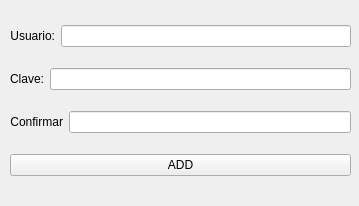
<?xml version="1.0" encoding="UTF-8"?>
<ui version="4.0">
 <class>registeruser</class>
 <widget class="QWidget" name="registeruser">
  <property name="geometry">
   <rect>
    <x>0</x>
    <y>0</y>
    <width>359</width>
    <height>206</height>
   </rect>
  </property>
  <property name="windowTitle">
   <string>Form</string>
  </property>
  <widget class="QWidget" name="verticalLayoutWidget">
   <property name="geometry">
    <rect>
     <x>10</x>
     <y>10</y>
     <width>341</width>
     <height>184</height>
    </rect>
   </property>
   <layout class="QVBoxLayout" name="verticalLayout">
    <item>
     <layout class="QHBoxLayout" name="horizontalLayout_2">
      <item>
       <widget class="QLabel" name="label">
        <property name="text">
         <string>Usuario:</string>
        </property>
        <property name="alignment">
         <set>Qt::AlignRight|Qt::AlignTrailing|Qt::AlignVCenter</set>
        </property>
       </widget>
      </item>
      <item>
       <widget class="QLineEdit" name="txt_user"/>
      </item>
     </layout>
    </item>
    <item>
     <layout class="QHBoxLayout" name="horizontalLayout">
      <item>
       <widget class="QLabel" name="label_2">
        <property name="text">
         <string>Clave:</string>
        </property>
        <property name="alignment">
         <set>Qt::AlignRight|Qt::AlignTrailing|Qt::AlignVCenter</set>
        </property>
       </widget>
      </item>
      <item>
       <widget class="QLineEdit" name="txt_psw">
        <property name="font">
         <font>
          <hintingpreference>PreferDefaultHinting</hintingpreference>
         </font>
        </property>
        <property name="echoMode">
         <enum>QLineEdit::Password</enum>
        </property>
       </widget>
      </item>
     </layout>
    </item>
    <item>
     <layout class="QHBoxLayout" name="horizontalLayout_3">
      <item>
       <widget class="QLabel" name="label_3">
        <property name="text">
         <string>Confirmar</string>
        </property>
        <property name="alignment">
         <set>Qt::AlignRight|Qt::AlignTrailing|Qt::AlignVCenter</set>
        </property>
       </widget>
      </item>
      <item>
       <widget class="QLineEdit" name="txt_confirmarpsw">
        <property name="echoMode">
         <enum>QLineEdit::Password</enum>
        </property>
       </widget>
      </item>
     </layout>
    </item>
    <item>
     <widget class="QPushButton" name="btn_add">
      <property name="text">
       <string>ADD</string>
      </property>
     </widget>
    </item>
   </layout>
  </widget>
 </widget>
 <resources/>
 <connections/>
</ui>
